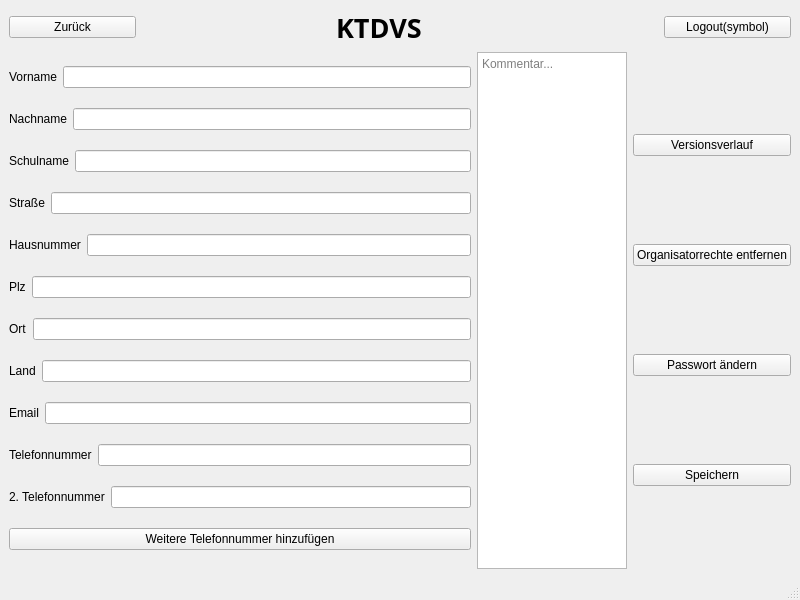
<?xml version="1.0" encoding="UTF-8"?>
<ui version="4.0">
 <class>View_VersionsverlaufDetailliert</class>
 <widget class="QMainWindow" name="View_VersionsverlaufDetailliert">
  <property name="geometry">
   <rect>
    <x>0</x>
    <y>0</y>
    <width>800</width>
    <height>600</height>
   </rect>
  </property>
  <property name="windowTitle">
   <string>MainWindow</string>
  </property>
  <widget class="QWidget" name="centralwidget">
   <layout class="QGridLayout" name="gridLayout">
    <item row="4" column="0">
     <layout class="QVBoxLayout" name="Daten">
      <item>
       <layout class="QHBoxLayout" name="ueberschriftAltVers_2">
        <item>
         <widget class="QLabel" name="label_13">
          <property name="text">
           <string>Vorname</string>
          </property>
         </widget>
        </item>
        <item>
         <widget class="QLineEdit" name="lineEdit_11">
          <property name="enabled">
           <bool>true</bool>
          </property>
         </widget>
        </item>
       </layout>
      </item>
      <item>
       <layout class="QHBoxLayout" name="horizontalLayout_7">
        <item>
         <widget class="QLabel" name="label_14">
          <property name="text">
           <string>Nachname</string>
          </property>
         </widget>
        </item>
        <item>
         <widget class="QLineEdit" name="lineEdit_12"/>
        </item>
       </layout>
      </item>
      <item>
       <layout class="QHBoxLayout" name="horizontalLayout_8">
        <item>
         <widget class="QLabel" name="label_15">
          <property name="text">
           <string>Schulname</string>
          </property>
         </widget>
        </item>
        <item>
         <widget class="QLineEdit" name="lineEdit_13"/>
        </item>
       </layout>
      </item>
      <item>
       <layout class="QHBoxLayout" name="horizontalLayout_17">
        <item>
         <widget class="QLabel" name="label_16">
          <property name="text">
           <string>Straße</string>
          </property>
         </widget>
        </item>
        <item>
         <widget class="QLineEdit" name="lineEdit_14"/>
        </item>
       </layout>
      </item>
      <item>
       <layout class="QHBoxLayout" name="horizontalLayout_18">
        <item>
         <widget class="QLabel" name="label_17">
          <property name="text">
           <string>Hausnummer</string>
          </property>
         </widget>
        </item>
        <item>
         <widget class="QLineEdit" name="lineEdit_15"/>
        </item>
       </layout>
      </item>
      <item>
       <layout class="QHBoxLayout" name="horizontalLayout_19">
        <item>
         <widget class="QLabel" name="label_18">
          <property name="text">
           <string>Plz</string>
          </property>
         </widget>
        </item>
        <item>
         <widget class="QLineEdit" name="lineEdit_16"/>
        </item>
       </layout>
      </item>
      <item>
       <layout class="QHBoxLayout" name="horizontalLayout_20">
        <item>
         <widget class="QLabel" name="label_19">
          <property name="text">
           <string>Ort</string>
          </property>
         </widget>
        </item>
        <item>
         <widget class="QLineEdit" name="lineEdit_17"/>
        </item>
       </layout>
      </item>
      <item>
       <layout class="QHBoxLayout" name="horizontalLayout_21">
        <item>
         <widget class="QLabel" name="label_20">
          <property name="text">
           <string>Land</string>
          </property>
         </widget>
        </item>
        <item>
         <widget class="QLineEdit" name="lineEdit_18"/>
        </item>
       </layout>
      </item>
      <item>
       <layout class="QHBoxLayout" name="horizontalLayout_22">
        <item>
         <widget class="QLabel" name="label_22">
          <property name="text">
           <string>Email</string>
          </property>
         </widget>
        </item>
        <item>
         <widget class="QLineEdit" name="lineEdit_20"/>
        </item>
       </layout>
      </item>
      <item>
       <layout class="QHBoxLayout" name="horizontalLayout_9">
        <item>
         <widget class="QLabel" name="label_21">
          <property name="text">
           <string>Telefonnummer</string>
          </property>
         </widget>
        </item>
        <item>
         <widget class="QLineEdit" name="lineEdit_19"/>
        </item>
       </layout>
      </item>
      <item>
       <layout class="QHBoxLayout" name="horizontalLayout_10">
        <item>
         <widget class="QLabel" name="label">
          <property name="text">
           <string>2. Telefonnummer</string>
          </property>
         </widget>
        </item>
        <item>
         <widget class="QLineEdit" name="lineEdit"/>
        </item>
       </layout>
      </item>
      <item>
       <layout class="QHBoxLayout" name="horizontalLayout_39">
        <item>
         <widget class="QPushButton" name="AddTelnumber">
          <property name="text">
           <string>Weitere Telefonnummer hinzufügen</string>
          </property>
         </widget>
        </item>
       </layout>
      </item>
     </layout>
    </item>
    <item row="4" column="2" colspan="2">
     <layout class="QVBoxLayout" name="Buttons">
      <item>
       <widget class="QPushButton" name="Versionsverlauf">
        <property name="text">
         <string>Versionsverlauf</string>
        </property>
       </widget>
      </item>
      <item>
       <widget class="QPushButton" name="OrganisatorrechteEntfernen">
        <property name="layoutDirection">
         <enum>Qt::LeftToRight</enum>
        </property>
        <property name="autoFillBackground">
         <bool>false</bool>
        </property>
        <property name="text">
         <string>Organisatorrechte entfernen</string>
        </property>
        <property name="autoRepeat">
         <bool>false</bool>
        </property>
       </widget>
      </item>
      <item>
       <widget class="QPushButton" name="PwAndern">
        <property name="text">
         <string>Passwort ändern</string>
        </property>
       </widget>
      </item>
      <item>
       <widget class="QPushButton" name="Speichern">
        <property name="text">
         <string>Speichern</string>
        </property>
       </widget>
      </item>
     </layout>
    </item>
    <item row="4" column="1">
     <widget class="QTextEdit" name="Komentar">
      <property name="maximumSize">
       <size>
        <width>150</width>
        <height>16777215</height>
       </size>
      </property>
      <property name="placeholderText">
       <string>Kommentar...</string>
      </property>
     </widget>
    </item>
    <item row="0" column="0" colspan="4">
     <layout class="QHBoxLayout" name="Seitenheader_2">
      <property name="spacing">
       <number>200</number>
      </property>
      <item>
       <widget class="QPushButton" name="zurueck_2">
        <property name="text">
         <string>Zurück</string>
        </property>
       </widget>
      </item>
      <item>
       <widget class="QLabel" name="KTDVS_2">
        <property name="font">
         <font>
          <family>Arial Black</family>
          <pointsize>20</pointsize>
          <weight>75</weight>
          <bold>true</bold>
         </font>
        </property>
        <property name="text">
         <string>KTDVS</string>
        </property>
       </widget>
      </item>
      <item>
       <widget class="QPushButton" name="logout_2">
        <property name="text">
         <string>Logout(symbol)</string>
        </property>
       </widget>
      </item>
     </layout>
    </item>
   </layout>
  </widget>
  <widget class="QStatusBar" name="statusbar"/>
  <widget class="QMenuBar" name="menubar">
   <property name="geometry">
    <rect>
     <x>0</x>
     <y>0</y>
     <width>800</width>
     <height>21</height>
    </rect>
   </property>
  </widget>
 </widget>
 <tabstops>
  <tabstop>Komentar</tabstop>
  <tabstop>zurueck_2</tabstop>
  <tabstop>Versionsverlauf</tabstop>
  <tabstop>OrganisatorrechteEntfernen</tabstop>
  <tabstop>PwAndern</tabstop>
  <tabstop>Speichern</tabstop>
  <tabstop>logout_2</tabstop>
 </tabstops>
 <resources/>
 <connections/>
</ui>
